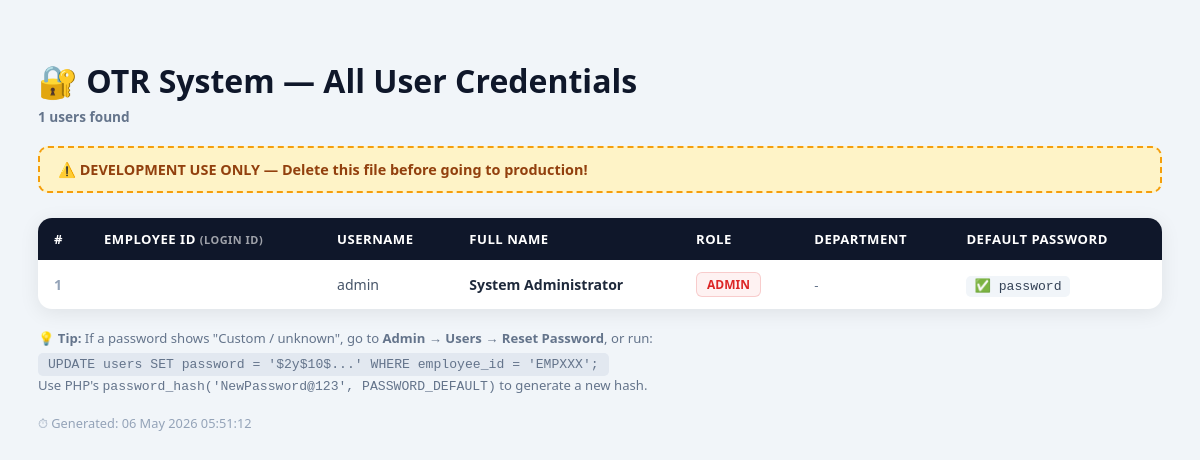
Page /show_users.php on the committed database.
### tables this page shows
CREATE TABLE IF NOT EXISTS users (
    id INT AUTO_INCREMENT PRIMARY KEY,
    username VARCHAR(50) NOT NULL UNIQUE,
    password VARCHAR(255) NOT NULL,
    full_name VARCHAR(100) NOT NULL,
    employee_id VARCHAR(50) UNIQUE,
    email VARCHAR(100),
    role ENUM('admin', 'trainer', 'trainee', 'management') NOT NULL,
    department VARCHAR(100),
    qualification VARCHAR(100),
    category VARCHAR(50),
    photo_path VARCHAR(255),
    doj DATE,  
    dol DATE,  
    created_at TIMESTAMP DEFAULT CURRENT_TIMESTAMP,
    updated_at TIMESTAMP DEFAULT CURRENT_TIMESTAMP ON UPDATE CURRENT_TIMESTAMP
);

### show_users.php (the view, shortened to what this page needs)
<?php
require_once 'includes/config.php';
$users = $pdo->query("
    SELECT employee_id, username, full_name, role, department, password
    FROM users
    ORDER BY FIELD(role,'admin','management','trainer','trainee'), full_name
")->fetchAll(PDO::FETCH_ASSOC);
$roleColors = [
    'admin'      => ['#dc2626','#fef2f2'],
    'management' => ['#7c3aed','#f5f3ff'],
    'trainer'    => ['#0369a1','#eff6ff'],
    'trainee'    => ['#047857','#f0fdf4'],
];
?>
<!DOCTYPE html>
<html lang="en">
<head>
</head>
<body>
<h1>🔐 OTR System — All User Credentials</h1>
<div class="count"><?php echo count($users); ?> users found</div>
<div class="warn">⚠️ DEVELOPMENT USE ONLY — Delete this file before going to production!</div>
<table>
    <thead>
        <tr>
            <th>#</th>
            <th>Employee ID <small style="opacity:.6;">(Login ID)</small></th>
            <th>Username</th>
            <th>Full Name</th>
            <th>Role</th>
            <th>Department</th>
            <th>Default Password</th>
        </tr>
    </thead>
    <tbody>
    <?php foreach ($users as $i => $u):
        [$fg, $bg] = $roleColors[$u['role']] ?? ['#64748b','#f8fafc'];
        $commonPasswords = ['Password@123', 'Admin@123', 'Trainer@123', 'Trainee@123', 'password', '123456', 'Pass@1234', 'Admin@1234'];
        $foundPwd = null;
        foreach ($commonPasswords as $try) {
            if (password_verify($try, $u['password'])) { $foundPwd = $try; break; }
        }
    ?>
    <tr>
        <td style="color:#94a3b8; font-weight:700;"><?php echo $i + 1; ?></td>
        <td style="font-weight:800; font-family:'Courier New',monospace; color:#0f172a; font-size:0.95rem;">
        </td>
        <td style="color:#475569;"><?php echo htmlspecialchars($u['username']); ?></td>
        <td style="font-weight:600;"><?php echo htmlspecialchars($u['full_name']); ?></td>
        <td>
            <span class="role-badge" style="color:<?php echo $fg; ?>; background:<?php echo $bg; ?>; border:1px solid <?php echo $fg; ?>30;">
                <?php echo $u['role']; ?>
            </span>
        </td>
        <td style="color:#64748b; font-size:0.82rem;"><?php echo htmlspecialchars($u['department'] ?? '-'); ?></td>
        <td>
            <?php if ($foundPwd): ?>
                <span class="pwd">✅ <?php echo htmlspecialchars($foundPwd); ?></span>
            <?php else: ?>
                <span style="color:#94a3b8; font-size:0.8rem;">🔒 Custom / unknown — reset via admin panel</span>
            <?php endif; ?>
        </td>
    </tr>
    <?php endforeach; ?>
    </tbody>
</table>
<div class="note">
    💡 <strong>Tip:</strong> If a password shows "Custom / unknown", go to <strong>Admin → Users → Reset Password</strong>, or run:<br>
    <code style="background:#e2e8f0; padding:4px 10px; border-radius:5px; display:inline-block; margin-top:6px;">
        UPDATE users SET password = '$2y$10$...' WHERE employee_id = 'EMPXXX';
    </code><br>
    Use PHP's <code>password_hash('NewPassword@123', PASSWORD_DEFAULT)</code> to generate a new hash.
</div>
<div style="margin-top:20px; font-size:0.8rem; color:#94a3b8;">
    ⏱ Generated: <?php echo date('d M Y H:i:s'); ?>
</div>
</body>
</html>

### show_users.php (style rules this page uses)
body { font-family: 'Segoe UI', sans-serif; background: #f1f5f9; padding: 30px; }
h1 { color: #0f172a; margin-bottom: 5px; }
.warn { background: #fef3c7; border: 2px dashed #f59e0b; border-radius: 10px; padding: 12px 18px; margin-bottom: 25px; font-weight: 700; color: #92400e; font-size: 0.9rem; }
table { width: 100%; border-collapse: collapse; background: #fff; border-radius: 14px; overflow: hidden; box-shadow: 0 4px 20px rgba(0,0,0,0.08); }
th { background: #0f172a; color: #fff; padding: 12px 16px; text-align: left; font-size: 0.82rem; text-transform: uppercase; letter-spacing: 0.5px; }
td { padding: 12px 16px; border-bottom: 1px solid #f1f5f9; font-size: 0.88rem; color: #1e293b; }
tr:last-child td { border-bottom: none; }
.role-badge { display: inline-block; padding: 3px 10px; border-radius: 6px; font-weight: 800; font-size: 0.75rem; text-transform: uppercase; }
.pwd { font-family: 'Courier New', monospace; background: #f1f5f9; padding: 3px 8px; border-radius: 5px; font-size: 0.82rem; color: #334155; }
.note { margin-top: 20px; color: #64748b; font-size: 0.82rem; }
.count { font-size: 0.85rem; color: #64748b; margin-bottom: 20px; font-weight: 600; }

### rows in the picture
users: username "admin", full_name "System Administrator", role "ADMIN", department "-", foundPwd "password"

### other values in the picture
count($users) "1"
